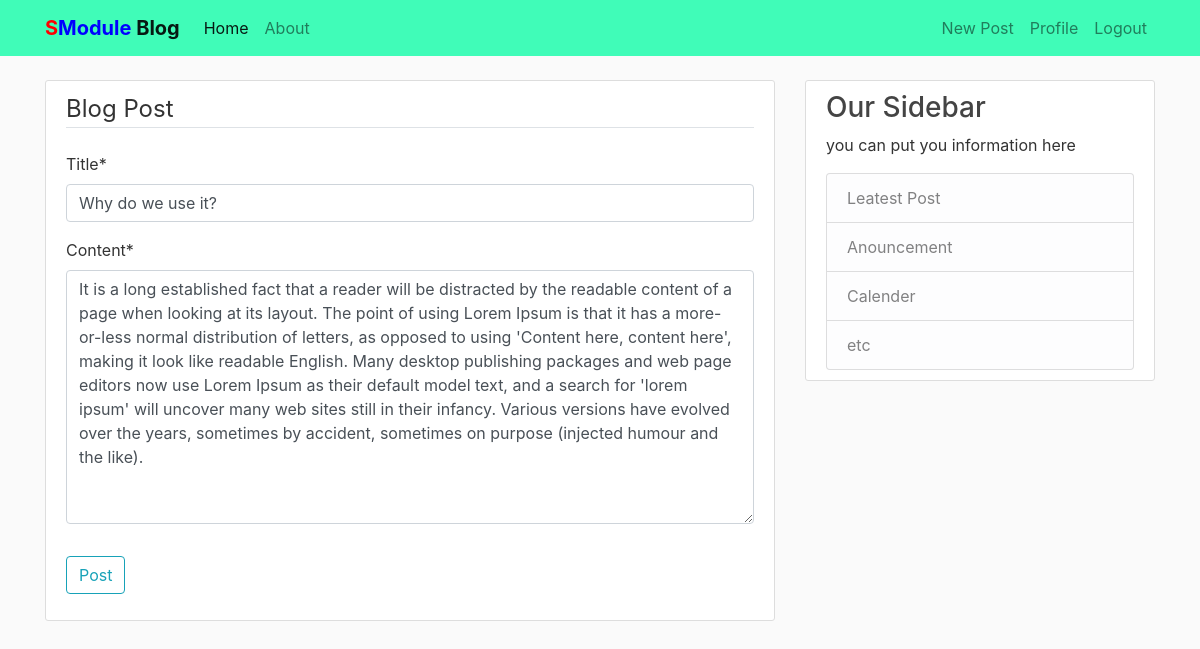
The page /post/update/7/ (signed in) on the database as committed earlier.
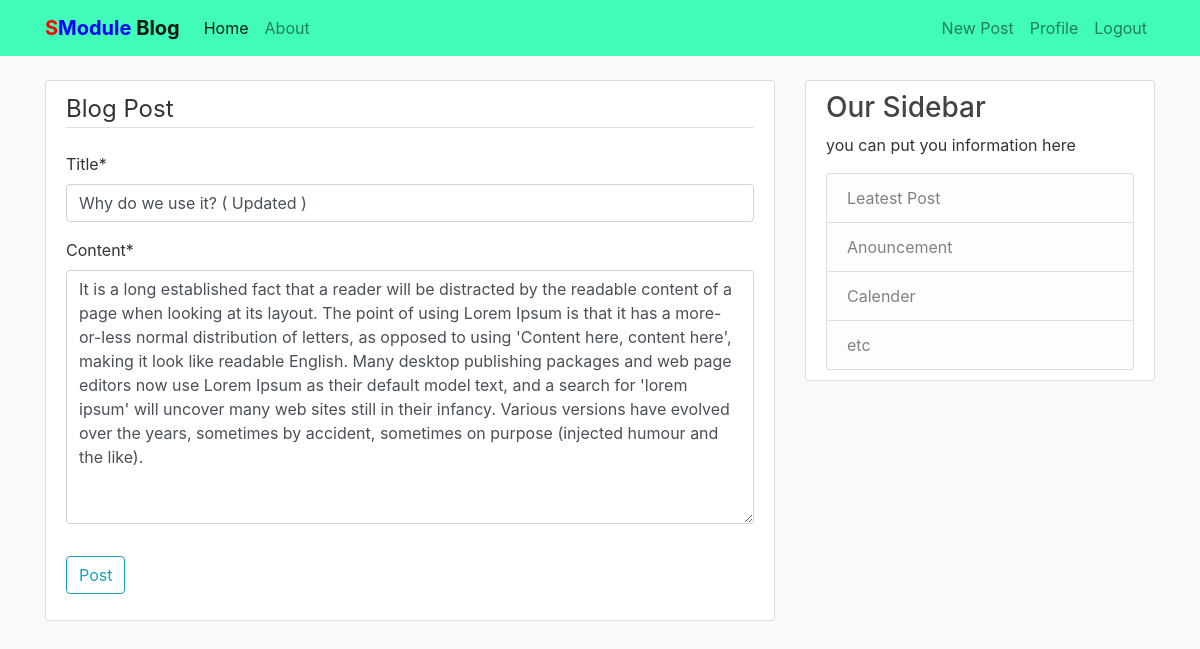
The same page on the database as committed later.
### blog/models.py (models this page shows, shortened)
class Posts(models.Model):
    title = models.CharField(max_length=100)
    content = models.TextField()
    date_posted = models.DateTimeField(default=timezone.now)
    author = models.ForeignKey(User, on_delete=models.CASCADE)

### blog/views.py (the view, shortened to what this page needs)
class PostUpdateView(LoginRequiredMixin, UserPassesTestMixin, UpdateView):
    model = Posts
    fields = ['title', 'content']
    template_name = 'blog/post_form.html'
    def test_func(self):
        post = self.get_object()
        if self.request.user == post.author:
            return True
        return False

### blog/templates/blog/post_form.html (shortened to what this page needs)
{% extends "blog/base.html" %}
{% load crispy_forms_tags %}
{% block content %}
    <div class="content-section">
      <form action="" method="post">
        <fieldset class="form-group">
          <legend class="border-bottom mb-4">Blog Post</legend>
          {{ form|crispy }}
        </fieldset>
        <div class="form-group">
          <button class="btn btn-outline-info" type="submit">Post</button>
        </div>
      </form>
    </div>
{% endblock %}

Rows that differ between the two databases and show on the page:
changed Posts: title "Why do we use it?" → "Why do we use it? ( Updated )"
